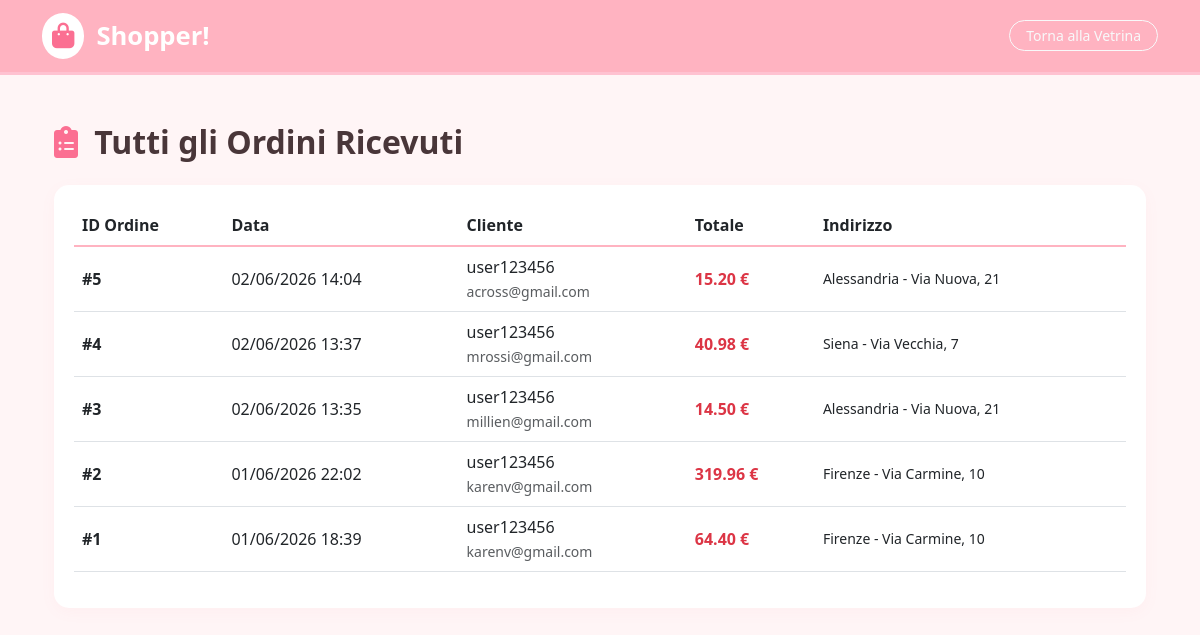
/catalog/manage/orders/ (signed in), run on the app's committed database.
### catalog/models.py (models this page shows)
class Order(models.Model): #modello per gli ordini (relazione molti a uno con l'utente)
    user = models.ForeignKey(settings.AUTH_USER_MODEL, on_delete=models.CASCADE, related_name='orders')
    first_name = models.CharField(max_length=50, verbose_name="Nome")
    last_name = models.CharField(max_length=50, verbose_name="Cognome")
    email = models.EmailField(verbose_name="Email")
    address = models.CharField(max_length=250, verbose_name="Indirizzo")
    postal_code = models.CharField(max_length=20, verbose_name="CAP")
    city = models.CharField(max_length=100, verbose_name="Città")
    created_at = models.DateTimeField(auto_now_add=True)
    paid = models.BooleanField(default=False) #simula i pagamenti
    def get_total_cost(self):
        return sum(item.get_cost() for item in self.items.all())

class OrderItem(models.Model): #modello per gli oggetti dentro l'ordine (relazione molti a uno con Order)
    order = models.ForeignKey(Order, on_delete=models.CASCADE, related_name='items')
    product = models.ForeignKey(Product, on_delete=models.CASCADE)
    price = models.DecimalField(max_digits=10, decimal_places=2)
    quantity = models.PositiveIntegerField(default=1)
    def get_cost(self):
        return self.price * self.quantity

### accounts/models.py (models this page shows, shortened)
class CustomUser(AbstractUser):
    ROLE_CHOICES = (
        ('customer', 'Customer'),
        ('manager', 'Store Manager'),
    )
    role = models.CharField(max_length=20, choices=ROLE_CHOICES, default='customer')

### catalog/views.py (the view)
# urls.py: path('manage/orders/', views.ManagerOrderListView.as_view(), name='manage_orders'),
class ManagerOrderListView(UserPassesTestMixin, ListView):
    model = Order
    template_name = 'catalog/manager_order_list.html'
    context_object_name = 'orders'
    def test_func(self):
        return self.request.user.is_authenticated and self.request.user.is_manager
    def get_queryset(self):
        return Order.objects.all().order_by('-created_at')

### templates/catalog/manager_order_list.html (shortened to what this page needs)
{% extends 'catalog/base.html' %}
{% block navbar_button %}
<a href="{% url 'product_list' %}" class="btn btn-outline-light btn-sm rounded-pill px-3">
    Torna alla Vetrina
</a>
{% endblock %}
{% block content %}
<div class="container">
    <h2 class="mb-4 fw-bold">
        <i class="fa-solid fa-clipboard-list me-2" style="color: var(--shopper-pink-dark);"></i>
        Tutti gli Ordini Ricevuti
    </h2>
    <div class="table-card">
        <div class="table-responsive">
            <table class="table table-hover align-middle">
                <thead style="border-bottom: 2px solid var(--shopper-pink-main);">
                    <tr> <th>ID Ordine</th>
                        <th>Data</th>
                        <th>Cliente</th>
                        <th>Totale</th>
                        <th>Indirizzo</th>
                    </tr>
                </thead>
                <tbody>
                    {% for order in orders %} <tr>
                        <td class="fw-bold">#{{ order.id }}</td>
                        <td>{{ order.created_at|date:"d/m/Y H:i" }}</td>
                        <td>
                            {{ order.user.username }}<br>
                            <small class="text-muted">{{ order.email }}</small>
                        </td>
                        <td class="fw-bold text-danger">{{ order.get_total_cost }} €</td>
                        <td class="small">{{ order.city }} - {{ order.address }}</td>
                    </tr>
                    {% empty %} <tr>
                        <td colspan="5" class="text-center py-4">Nessun ordine ricevuto.</td>
                    </tr>
                    {% endfor %}
                </tbody>
            </table>
        </div>
    </div>
</div>
{% endblock %}

### templates/catalog/base.html (style rules this page uses)
:root { --shopper-bg: #fff5f6; --shopper-pink-light: #ffe3e7; --shopper-pink-main: #ffb3c1; --shopper-pink-dark: #fb6f92; --shopper-text: #493639; }
body { background-color: var(--shopper-bg); color: var(--shopper-text); font-family: 'Segoe UI', sans-serif; }

### templates/catalog/manager_order_list.html (style rules this page uses)
.table-card { background: white; border-radius: 15px; padding: 20px; box-shadow: 0 4px 15px rgba(251, 111, 146, 0.05); }

### data on the page
Order: id "5", created_at "02/06/2026 14:04", user.username "user123456", email "across@gmail.com", get_total_cost "15.20", city "Alessandria", address "Via Nuova, 21"
Order: id "4", created_at "02/06/2026 13:37", user.username "user123456", email "mrossi@gmail.com", get_total_cost "40.98", city "Siena", address "Via Vecchia, 7"
Order: id "3", created_at "02/06/2026 13:35", user.username "user123456", email "millien@gmail.com", get_total_cost "14.50", city "Alessandria", address "Via Nuova, 21"
Order: id "2", created_at "01/06/2026 22:02", user.username "user123456", email "karenv@gmail.com", get_total_cost "319.96", city "Firenze", address "Via Carmine, 10"
Order: id "1", created_at "01/06/2026 18:39", user.username "user123456", email "karenv@gmail.com", get_total_cost "64.40", city "Firenze", address "Via Carmine, 10"
